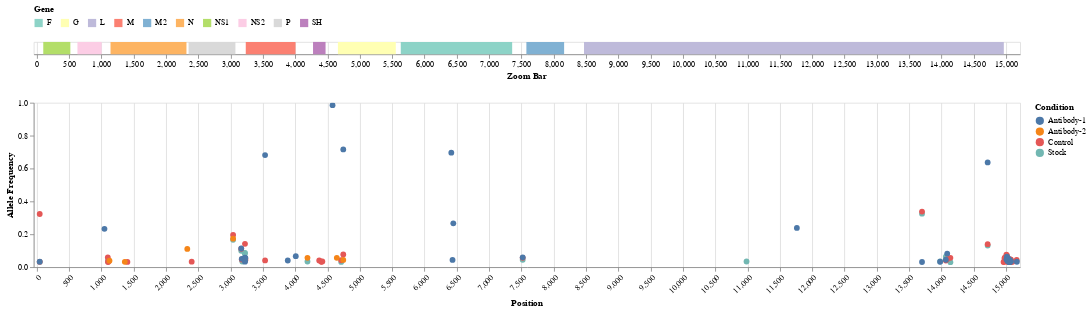

Here is the notebook cell this chart was saved with:
### Markdown cell above
## Plot All Variants

Below, I'll plot all of the variants from each sample in the sample plot. I've applied some default filters, but the values can be changed using the menu below the plot. Click on a condition in the legend to only show that condition on the plot. Click and drag on the zoom bar to focus into specific regions of the genome.

### Code cell
# Selection for zoom
zoom_selection = alt.selection_interval(encodings=["x"], mark=alt.BrushConfig(stroke='black', strokeWidth=2))

# Filter based on total depth
depth_slider = alt.param(
    value=min_depth,
    bind=alt.binding_range(
        name="Minimum Depth",
        min=1,
        max=variants_df['TOTAL_DP'].max(),
    ),
)

# Filter based on minimum p-value
pvalue_slider = alt.param(
    value=min_pval,
    bind=alt.binding_range(
        name="Minimum P-value",
        min=variants_df['PVAL'].min(),
        max=variants_df['PVAL'].max(),
    ),
)

# Filter based on minimum allele frequency
freq_slider = alt.param(
    value=min_freq,
    bind=alt.binding_range(
        name="Minimum Frequency",
        min=variants_df['ALT_FREQ'].min(),
        max=variants_df['ALT_FREQ'].max(),
    ),
)

# Filter based on InDels
indel_checkbox = alt.param(bind=alt.binding_checkbox(name='Show Insertions and Deletions: '), value=False)

# Filter based on mutation type
mutation_dropdown = alt.binding_select(options=[None] + [type for type in set(variants_df['MUTATION_TYPE'].to_list())], labels = ['All'] + [type for type in set(variants_df['MUTATION_TYPE'].to_list())], name='Mutation Type  ')
mutation_selection = alt.selection_point(fields=['MUTATION_TYPE'], bind=mutation_dropdown)


# Filter based on condition
sample_selection = alt.selection_point(fields=['SAMPLE'], bind='legend')
sample_opacity = alt.condition(
    sample_selection,
    alt.value(1),
    alt.value(0)
)

# Variant points
points = alt.Chart(variants_df).mark_circle(
    size = 50
).encode(
    x=alt.X('POS:Q', title='Position', axis=alt.Axis(labels=True, labelAngle=-45)).scale(domain=zoom_selection, domainMax=variants_df['POS'].max()+50, domainMin=variants_df['POS'].min()-50),
    y=alt.Y('ALT_FREQ:Q', title='Allele Frequency', axis=alt.Axis(labels=True, grid=False)),
    color=alt.Color('SAMPLE:N', title='Condition'),
    opacity=sample_opacity,
    tooltip=[
        alt.Tooltip('SAMPLE', title='Sample:'),
        alt.Tooltip('MUTATION_ANNOTATION', title='Mutation:'),
        alt.Tooltip('PVAL', title='P-Value:')
    ]
).add_params(
    depth_slider, pvalue_slider, freq_slider, sample_selection, mutation_selection, indel_checkbox
).transform_filter(
    alt.datum["TOTAL_DP"] >= depth_slider
).transform_filter(
    alt.datum["PVAL"] < pvalue_slider
).transform_filter(
    alt.datum["ALT_FREQ"] >= freq_slider
).transform_filter(
    alt.datum["MUTATION_CLASS"] == indel_checkbox
).transform_filter(
    mutation_selection
).properties(
    width=1200,
    height=200
)

# Zoom bar
zoom = (
    alt.Chart(gene_annotations)
    .mark_rect()
    .encode(
        x=alt.X('Start', title='Zoom Bar', scale=alt.Scale(domainMax=variants_df['POS'].max()+50, domainMin=variants_df['POS'].min()-50)),
        x2=alt.X2('Stop'),
        color=alt.Color(
            'Gene',
            type="nominal",
            scale=alt.Scale(scheme='set3'),
            legend=alt.Legend(orient="top"),
        ),
        tooltip=[
            alt.Tooltip('Gene', title='Gene:'),
        ]
    )
    .properties(width=1200, height=15)
    .add_params(
        zoom_selection
    )
)

# Combine charts vertically
chart = (zoom & points).resolve_scale(color="independent")
chart = chart.properties(
    title=f"{virus} Variant Allele Frequencies",
)
chart.display()

### Figure 1 — Vega-Lite specification as saved in the notebook (floating-point values rounded to 4 significant figures; data arrays with more than 128 entries replaced by an {"elided": "..."} marker saying what was removed)
{"config": {"view": {"continuousWidth": 300, "continuousHeight": 300}}, "vconcat": [{"data": {"name": "data-fdd438520889ef2a91e2c1ffe6c94efa"}, "mark": {"type": "rect"}, "encoding": {"color": {"field": "Gene", "legend": {"orient": "top"}, "scale": {"scheme": "set3"}, "type": "nominal"}, "tooltip": [{"field": "Gene", "title": "Gene:", "type": "nominal"}], "x": {"field": "Start", "scale": {"domainMax": 15220.0, "domainMin": -49.0}, "title": "Zoom Bar", "type": "quantitative"}, "x2": {"field": "Stop"}}, "height": 15, "name": "view_1", "width": 1200}, {"data": {"name": "data-8899db6551d56dae17c80776d39dedae"}, "mark": {"type": "circle", "size": 50}, "encoding": {"color": {"field": "SAMPLE", "title": "Condition", "type": "nominal"}, "opacity": {"condition": {"param": "param_7", "value": 1}, "value": 0}, "tooltip": [{"field": "SAMPLE", "title": "Sample:", "type": "nominal"}, {"field": "MUTATION_ANNOTATION", "title": "Mutation:", "type": "nominal"}, {"field": "PVAL", "title": "P-Value:", "type": "quantitative"}], "x": {"axis": {"labelAngle": -45, "labels": true}, "field": "POS", "scale": {"domain": {"param": "param_1"}, "domainMax": 15220.0, "domainMin": -49.0}, "title": "Position", "type": "quantitative"}, "y": {"axis": {"grid": false, "labels": true}, "field": "ALT_FREQ", "title": "Allele Frequency", "type": "quantitative"}}, "height": 200, "name": "view_2", "transform": [{"filter": "(datum['TOTAL_DP'] >= param_2)"}, {"filter": "(datum['PVAL'] < param_3)"}, {"filter": "(datum['ALT_FREQ'] >= param_4)"}, {"filter": "(datum['MUTATION_CLASS'] === param_5)"}, {"filter": {"param": "param_6"}}], "width": 1200}], "params": [{"name": "param_1", "select": {"type": "interval", "encodings": ["x"], "mark": {"stroke": "black", "strokeWidth": 2}}, "views": ["view_1"]}, {"name": "param_2", "bind": {"input": "range", "max": 1000.0, "min": 1, "name": "Minimum Depth"}, "value": 200}, {"name": "param_3", "bind": {"input": "range", "max": 1.0, "min": 1.091e-305, "name": "Minimum P-value"}, "value": 0.05}, {"name": "param_4", "bind": {"input": "range", "max": 1.0, "min": 0.02, "name": "Minimum Frequency"}, "value": 0.03}, {"name": "param_7", "select": {"type": "point", "fields": ["SAMPLE"]}, "bind": "legend", "views": ["view_2"]}, {"name": "param_6", "select": {"type": "point", "fields": ["MUTATION_TYPE"]}, "bind": {"input": "select", "options": [null, "Stop", "Synonymous", "Nonsynonymous"], "labels": ["All", "Stop", "Synonymous", "Nonsynonymous"], "name": "Mutation Type  "}, "views": ["view_2"]}, {"name": "param_5", "bind": {"input": "checkbox", "name": "Show Insertions and Deletions: "}, "value": false}], "resolve": {"scale": {"color": "independent"}}, "$schema": "https://vega.github.io/schema/vega-lite/v5.17.0.json", "datasets": {"data-fdd438520889ef2a91e2c1ffe6c94efa": [{"Gene": "NS1", "Start": 99, "Stop": 518}, {"Gene": "NS2", "Start": 628, "Stop": 1002}, {"Gene": "N", "Start": 1140, "Stop": 2315}, {"Gene": "P", "Start": 2348, "Stop": 3073}, {"Gene": "M", "Start": 3233, "Stop": 4003}, {"Gene": "SH", "Start": 4274, "Stop": 4468}, {"Gene": "G", "Start": 4659, "Stop": 5555}, {"Gene": "F", "Start": 5632, "Stop": 7356}, {"Gene": "M2", "Start": 7576, "Stop": 8160}, {"Gene": "L", "Start": 8468, "Stop": 14965}], "data-8899db6551d56dae17c80776d39dedae": {"elided": "848 records"}}}
